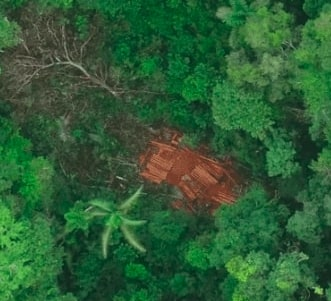
#> input picture testImages/dron2.jpg, 331 x 301 px
$ python color-seg.py
#> lines starting #> are read from the running program, lines starting #| are printed output that depends on the picture; after the words box and inside, x2 and y2 are one past the last pixel; in counts of white or black regions, pixels touching at a corner belong together
import cv2
import numpy as np

image = cv2.imread("../testImages/dron2.jpg")
#> image is the input picture: shape (301, 331, 3); mean B, G, R 52.9, 91.7, 45
image = cv2.cvtColor(image, cv2.COLOR_BGR2RGB)
hsv_image = cv2.cvtColor(image, cv2.COLOR_RGB2HSV)
#> hsv_image: shape (301, 331, 3); mean H, S, V 61.4, 147.3, 93.8

#Select the range of colors in HSV
light_green = (50, 50, 50)
dark_green = (120, 255, 255)

# Segment image using inRange() function
mask = cv2.inRange(hsv_image, light_green, dark_green)
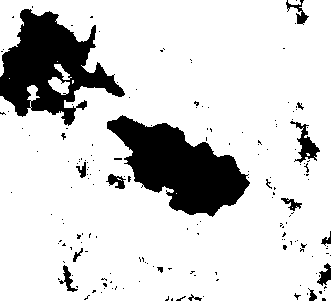
#> mask: shape (301, 331); 83.1% white; 175 black regions (159 under 20 px), largest, box (x1, y1, x2, y2) and area: (107, 115, 250, 217) 7547, (0, 9, 125, 126) 7130, (290, 121, 320, 163) 435

# Bitwise-AND mask and original image
result = cv2.bitwise_and(image, image, mask=mask)
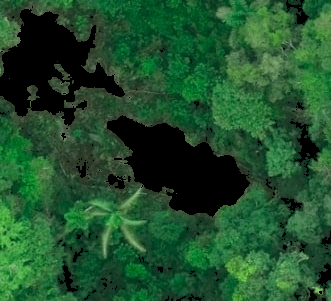
#> result: shape (301, 331, 3); mean R, G, B 31.7, 79.3, 43.7

#Calculate a score based on how much "green" is in the image
greenPixels = np.count_nonzero(mask == 255)
#> greenPixels = 82843

# height and width in image
height = image.shape[0]
#> height = 301
width = image.shape[1]
#> width = 331

score = round((greenPixels*10/(height*width)),1)
#> score = 8.3
print('Green score is:', score)
#| Green score is: 8.3

#Save the result image:
cv2.imwrite('result.jpg',result)
cv2.imwrite('mask.jpg',mask)

print('Saving the result image as result.jpg')

#Save the green score in a file
f = open("score.txt", "w")
f.write(str(score))
f.close()

$ run again, with testImages/dron0.jpg copied over testImages/dron2.jpg
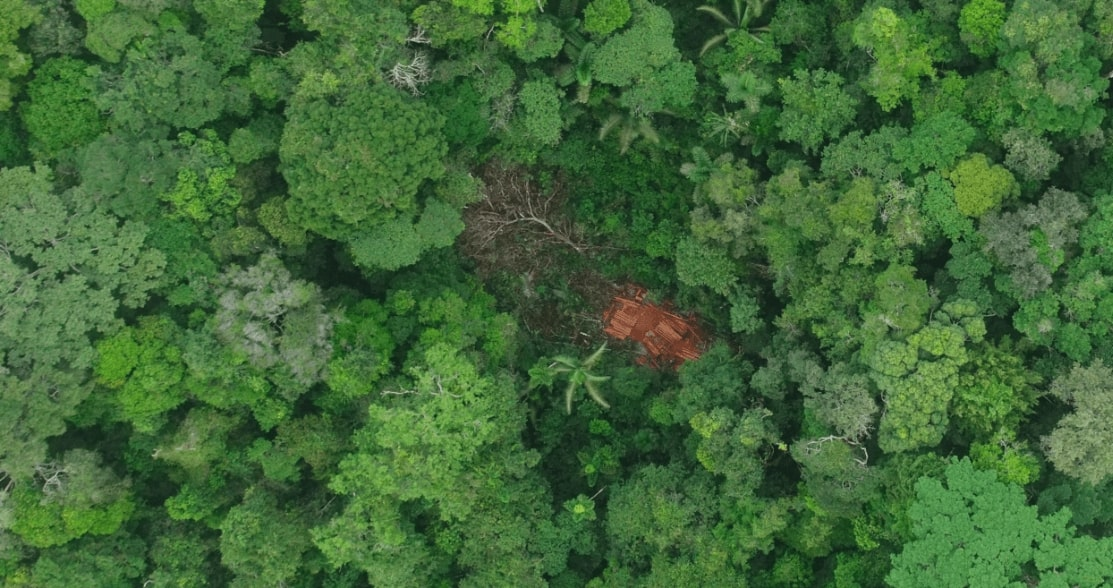
#> input picture testImages/dron0.jpg, 1113 x 588 px
#> image is the input picture: shape (588, 1113, 3); mean B, G, R 56.1, 104.1, 64.8
#> hsv_image: shape (588, 1113, 3); mean H, S, V 55.5, 121.7, 104.4
#> `mask = cv2.inRange(hsv_image, light_green, dark_green)`:
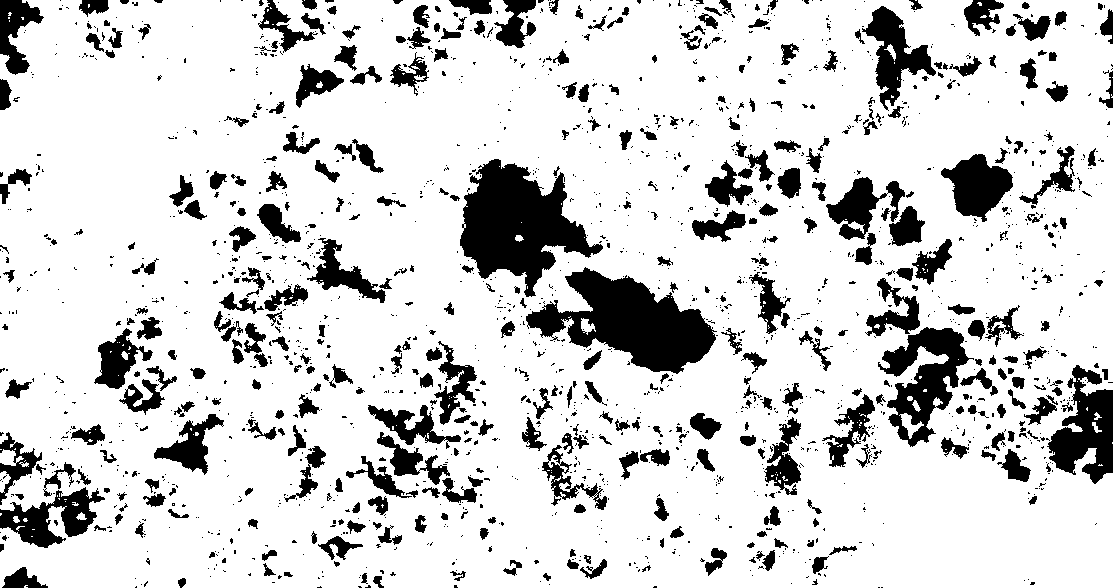
#> mask: shape (588, 1113); 83% white; 1812 black regions (1395 under 20 px), largest, box (x1, y1, x2, y2) and area: (460, 159, 603, 297) 10195, (526, 267, 717, 374) 10057, (878, 327, 974, 447) 4981
#> `result = cv2.bitwise_and(image, image, mask=mask)`:
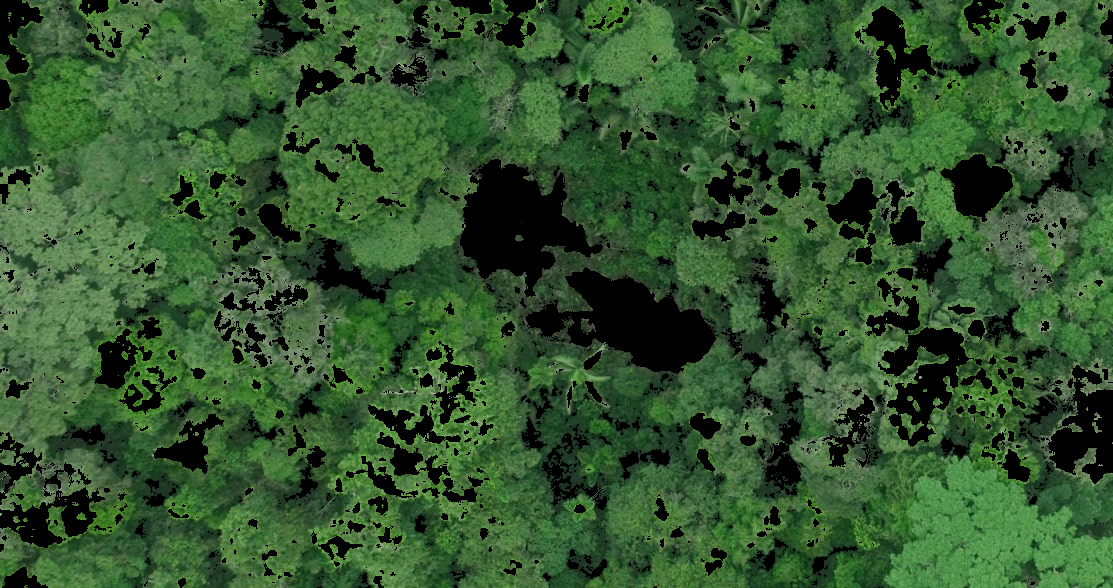
#> result: shape (588, 1113, 3); mean R, G, B 51.2, 85.8, 46
#> greenPixels = 542867
#> score = 8.3
#| Green score is: 8.3

$ run again, with testImages/dron1.jpg copied over testImages/dron2.jpg
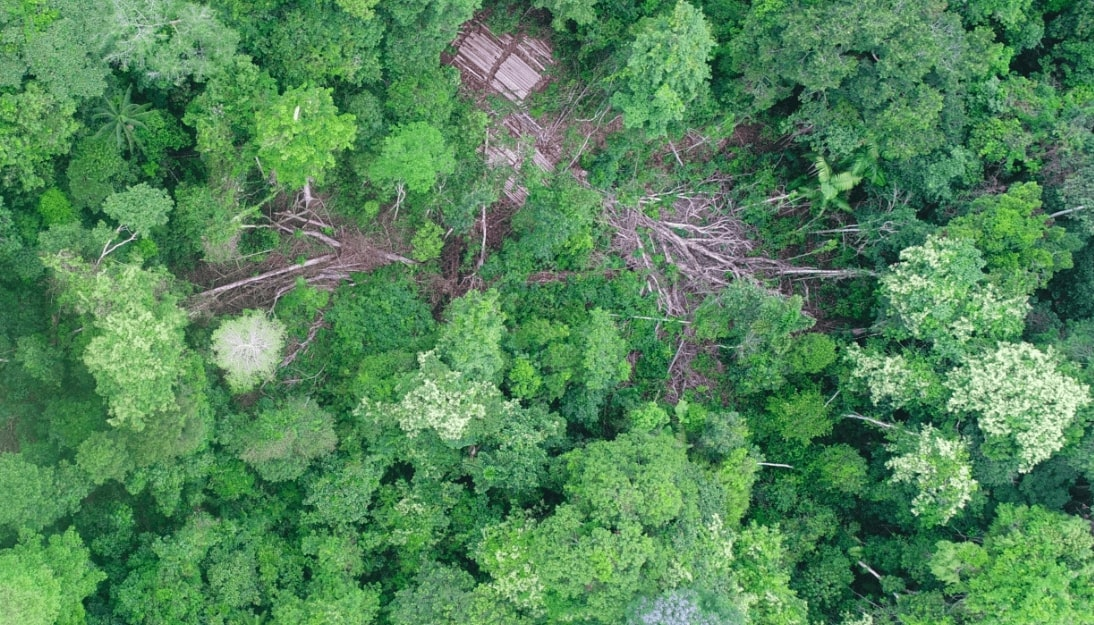
#> input picture testImages/dron1.jpg, 1094 x 625 px
#> image is the input picture: shape (625, 1094, 3); mean B, G, R 89, 134.4, 83.6
#> hsv_image: shape (625, 1094, 3); mean H, S, V 67.1, 111.7, 135
#> `mask = cv2.inRange(hsv_image, light_green, dark_green)`:
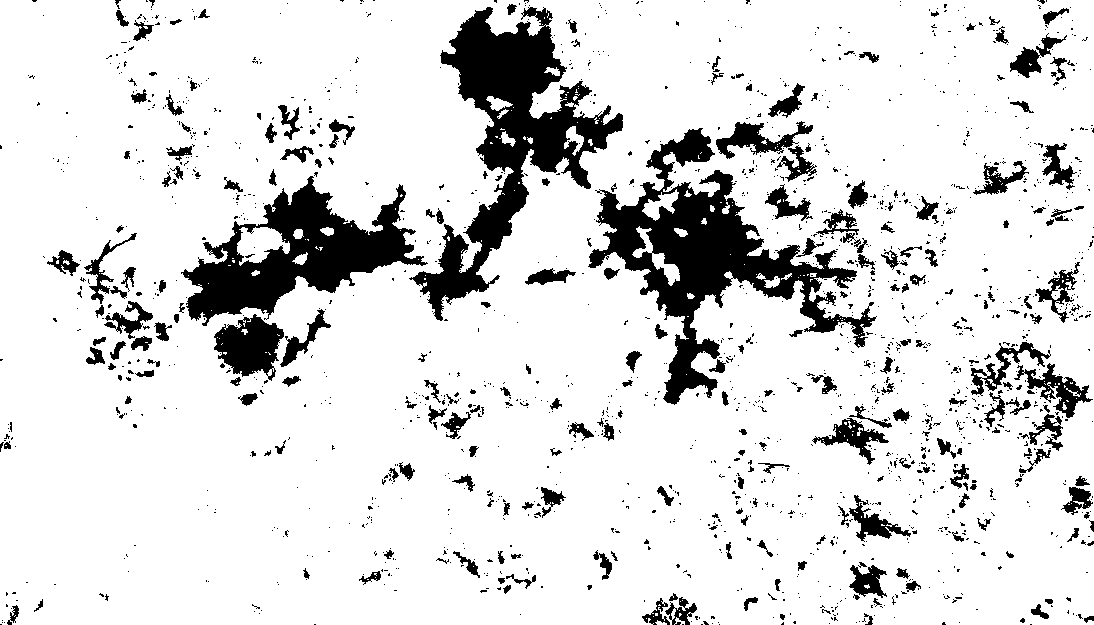
#> mask: shape (625, 1094); 86.2% white; 1716 black regions (1467 under 20 px), largest, box (x1, y1, x2, y2) and area: (588, 128, 877, 405) 20802, (409, 7, 623, 321) 19668, (181, 176, 428, 326) 14465
#> `result = cv2.bitwise_and(image, image, mask=mask)`:
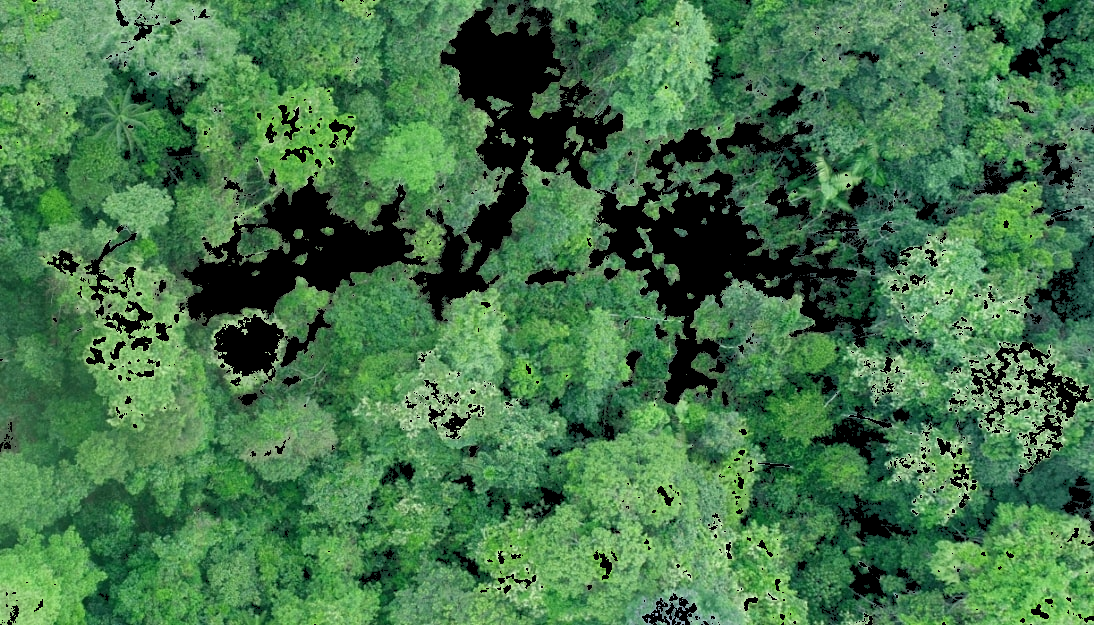
#> result: shape (625, 1094, 3); mean R, G, B 67.8, 117.3, 73.5
#> greenPixels = 589349
#> score = 8.6
#| Green score is: 8.6

$ run again, with testImages/dron3.jpg copied over testImages/dron2.jpg
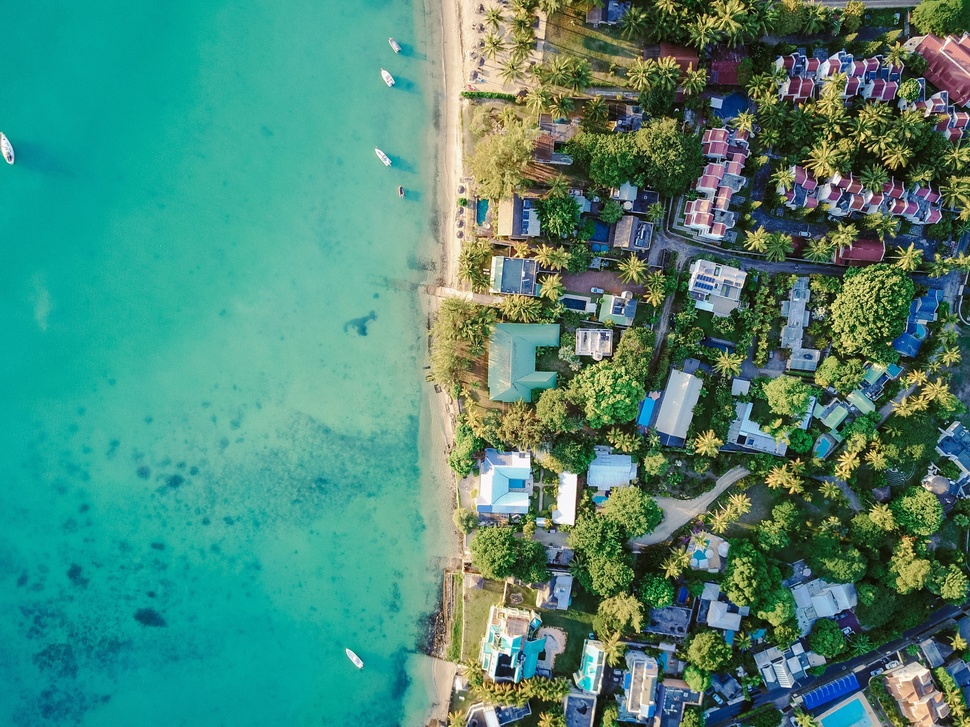
#> input picture testImages/dron3.jpg, 970 x 727 px, shrunk from 4000 x 3000 before the run
#> image is the input picture: shape (727, 970, 3); mean B, G, R 119.1, 136.4, 74.6
#> hsv_image: shape (727, 970, 3); mean H, S, V 73.1, 145.2, 142.6
#> `mask = cv2.inRange(hsv_image, light_green, dark_green)`:
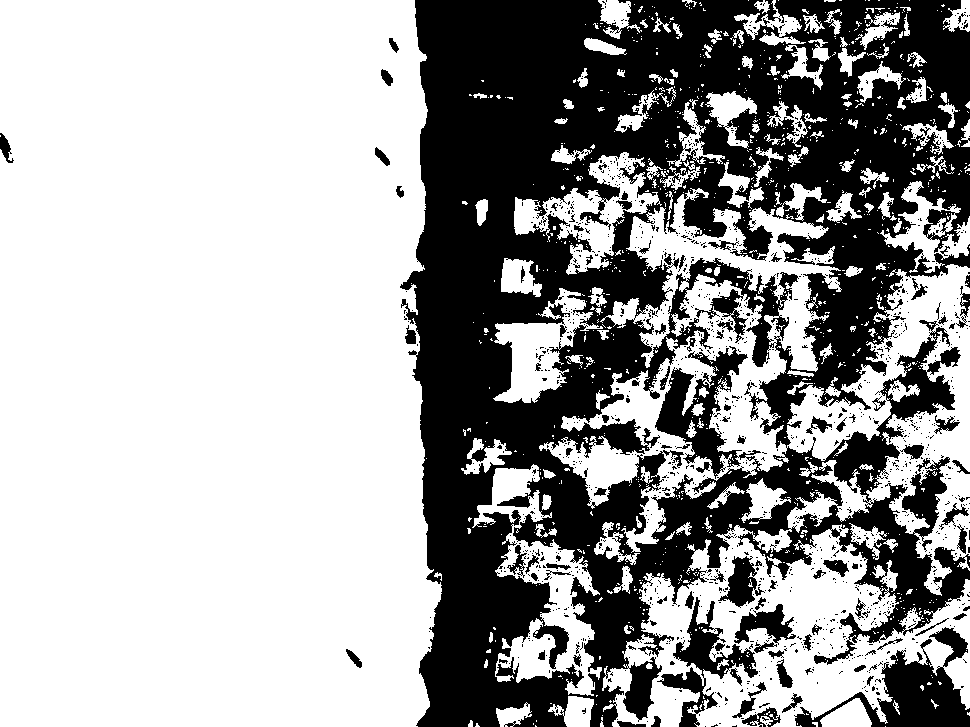
#> mask: shape (727, 970); 63.6% white; 1356 black regions (1254 under 20 px), largest, box (x1, y1, x2, y2) and area: (400, 0, 970, 727) 234527, (794, 627, 970, 727) 6134, (657, 597, 758, 727) 3402
#> `result = cv2.bitwise_and(image, image, mask=mask)`:
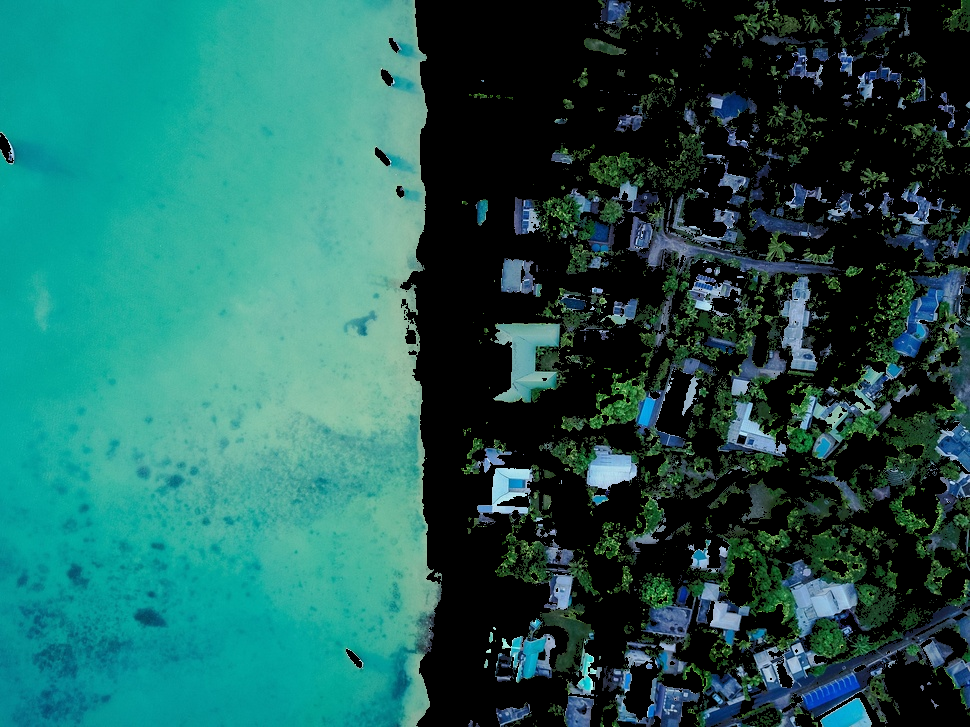
#> result: shape (727, 970, 3); mean R, G, B 32.1, 93.1, 87.2
#> greenPixels = 448301
#> score = 6.4
#| Green score is: 6.4
